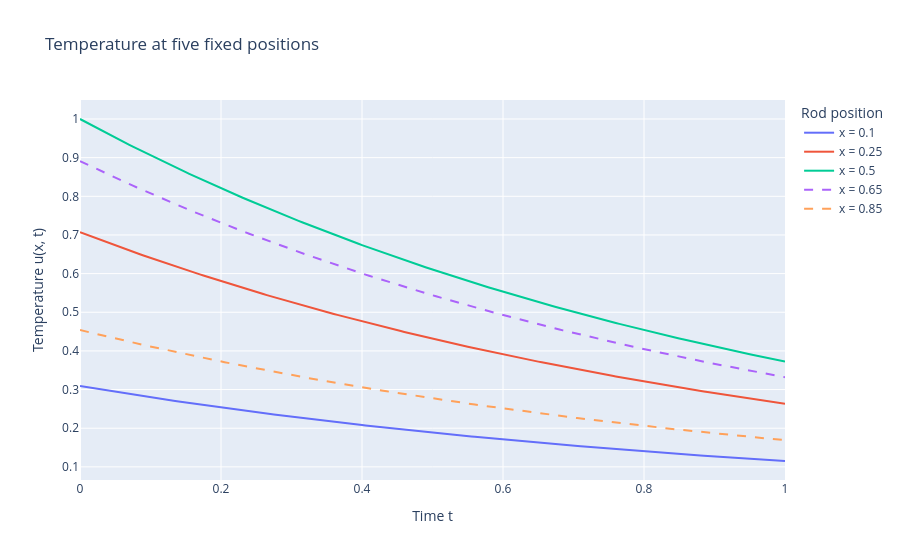

The notebook cell saved with this chart:
### Code cell
times = np.linspace(0.0, t_final, 201)
positions = np.linspace(0.0, L, 201)

trajectories = go.Figure()
styles = ("solid", "solid", "solid", "dash", "dash")
for x, style in zip(POSITIONS, styles):
    trajectories.add_trace(
        go.Scatter(
            x=times,
            y=temperature(x, times),
            mode="lines",
            name=f"x = {x:g}",
            line={"dash": style},
        )
    )
trajectories.update_layout(
    title="Temperature at five fixed positions",
    xaxis={"title": "Time t", "range": [0, t_final]},
    yaxis={"title": "Temperature u(x, t)"},
    legend_title="Rod position",
    )

### Figure 1 — Plotly figure (JSON) as saved in the notebook; plotly's stock layout.template omitted (floating-point values rounded to 4 significant figures; data arrays with more than 128 entries replaced by an {"elided": "..."} marker saying what was removed)
{"data": [{"line": {"dash": "solid"}, "mode": "lines", "name": "x = 0.1", "type": "scatter", "x": {"elided": "201 float values"}, "y": {"elided": "201 float values"}}, {"line": {"dash": "solid"}, "mode": "lines", "name": "x = 0.25", "type": "scatter", "x": {"elided": "201 float values"}, "y": {"elided": "201 float values"}}, {"line": {"dash": "solid"}, "mode": "lines", "name": "x = 0.5", "type": "scatter", "x": {"elided": "201 float values"}, "y": {"elided": "201 float values"}}, {"line": {"dash": "dash"}, "mode": "lines", "name": "x = 0.65", "type": "scatter", "x": {"elided": "201 float values"}, "y": {"elided": "201 float values"}}, {"line": {"dash": "dash"}, "mode": "lines", "name": "x = 0.85", "type": "scatter", "x": {"elided": "201 float values"}, "y": {"elided": "201 float values"}}], "layout": {"legend": {"title": {"text": "Rod position"}}, "title": {"text": "Temperature at five fixed positions"}, "xaxis": {"range": [0, 1], "title": {"text": "Time t"}}, "yaxis": {"title": {"text": "Temperature u(x, t)"}}}}
